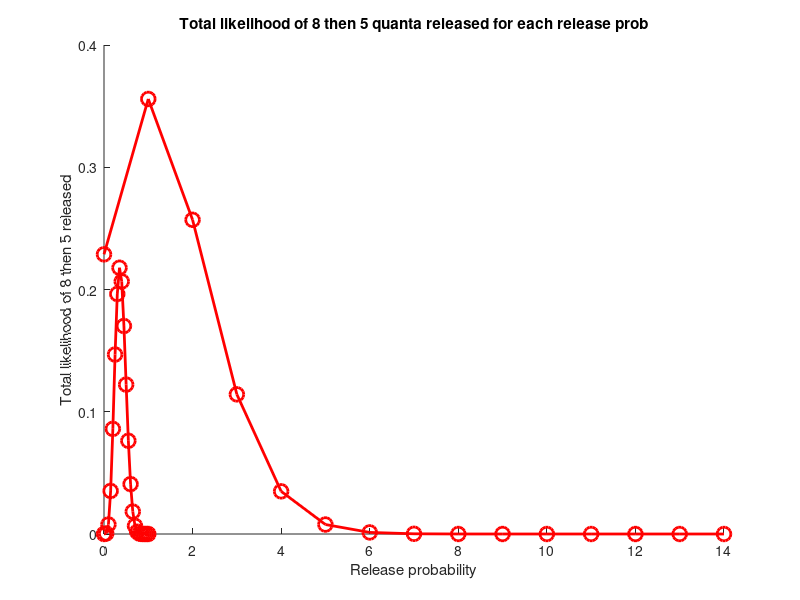
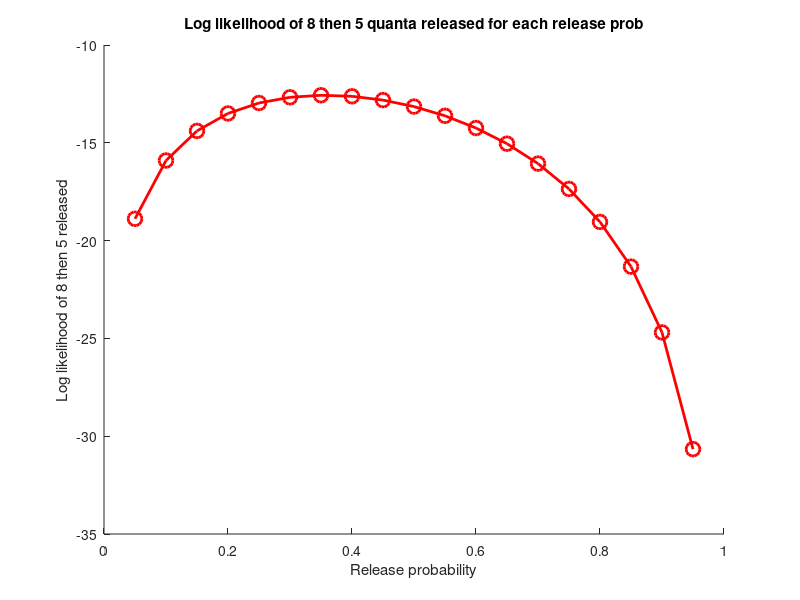
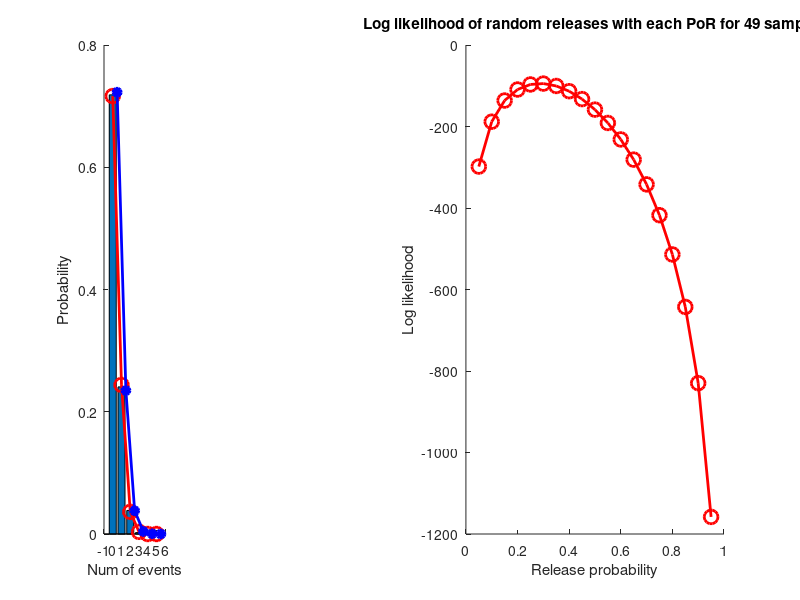

Reproduce these figures in MATLAB, in order. (Note: this script raises an error after producing the figures.)
% Purpose: Code to answer the exercises in quantal release example for
% binomial distribution reading for quant neuro course.

% Link to exercise page: https://canvas.upenn.edu/courses/1358934/discussion_topics/5002068

% Josh's solution: https://github.com/PennNGG/Statistics/blob/master/Binomial%20Distribution/BinomialDistributionAnswers.m

% Written 1.24.20 by CMH

%% Exercise 1
n = 10; % 10 quanta
p = 0.2; % Each with release probability of 0.2

theoreticalProbs = binopdf(0:n, n, p);
hold on
plot(0:10,theoreticalProbs,'ro-', 'LineWidth', 2, 'MarkerSize', 10);
title(sprintf('Predicted number of %d quanta released, each with PoR of %.2f', n, p));
xlabel('Number of quanta released');
ylabel('Probability');
hold off

%% Exercise 2
n = 14; % 14 quanta available for release
p = 0.1; % Release probability of 0.1 for each
theoreticalProbs = binopdf(0:n, n, p);

clf;
figure(1)
hold on
plot(0:14,theoreticalProbs,'ro-', 'LineWidth', 2, 'MarkerSize', 10);
title(sprintf('Predicted number of %d quanta released, each with PoR of %.2f', n, p));
xlabel('Number of quanta released');
ylabel('Probability');
hold off

% Probability of getting a value of 8 with given parameters
fprintf('Probability of getting a value of 8 with release probability of 0.1 is %.5f\n', theoreticalProbs(9));

% Probability of getting a value of 8 with increasing release probability
p = 0;
probsByProb = zeros(1);
probsCounted = 1;
for a = 0:0.1:1
    tempProbs = binopdf(0:n, n, a);
    fprintf('Probability of getting a value of 8 with release probability of %.2f is %.3f percent\n', a, tempProbs(9) * 100);
    probsByProb(probsCounted) = tempProbs(9) * 100;
    probsCounted = probsCounted + 1;
end

% Plot probability of release of 8 quanta for each release probability
figure(2)
hold on
bar(0:0.1:1, probsByProb);
title('Probability of releasing 8/14 quanta across release probabilities');
xlabel('Probability of release for each quanta');
ylabel('Probability that 8/14 quanta are released');
hold off

%% Exercise 3
n = 14; % 14 quanta available for release
p = 0.1; % Release probability of 0.1 for each
theoreticalProbs = binopdf(0:n, n, p);
prob8 = theoreticalProbs(9);
prob5 = theoreticalProbs(6);
totalLik = prob8 * prob5;

fprintf('Total likelihood of these events is %.8f\n', totalLik);

logLik = log(prob8) + log(prob5);

fprintf('Log-likelihood of these events is %.0f\n', logLik);

% Repeat for all deciles of PoR
totLiks = zeros(1);
logLiks = zeros(1);
releaseProbs = 0:0.05:1;
cnt = 1;
for a = releaseProbs
    tempProb = binopdf(0:n, n, a);
    totLik = prob8 + tempProb(6);
    totLiks(cnt) = totLik;
    logLik = log(prob8) + log(tempProb(6));
    logLiks(cnt) = logLik;
    
    fprintf('Total likelihood with %.2f PoR is %.5f\n', a, totLik);
    fprintf('Log likelihood with %.2f PoR is %.5f\n', a, logLik);
    
    cnt = cnt + 1;
end

clf;
figure(1)
hold on

plot(releaseProbs, totLiks, 'ro-', 'LineWidth', 2, 'MarkerSize', 10);
xlabel('Release probability');
ylabel('Total likelihood of 8 then 5 released');
title('Total likelihood of 8 then 5 quanta released for each release prob');

hold off

figure(2)
hold on

plot(releaseProbs, logLiks, 'ro-', 'LineWidth', 2, 'MarkerSize', 10);
xlabel('Release probability');
ylabel('Log likelihood of 8 then 5 released');
title('Log likelihood of 8 then 5 quanta released for each release prob');

hold off

% See what happens as you increase the sample size
% Animation that updates the figure in a loop as you 

totNumSamples = 50;
n = 14;
p = 0.3;
for a = 1:3:51

    quantaReleased = binornd(n, p, a, 1);
    
    % Find likelihood of these quanta being released at each PoR
    releaseProbs = 0:0.05:1;
    totLiks = zeros(1, length(releaseProbs));
    logLiks = zeros(1, length(releaseProbs));
    allProbs = zeros(1, a);
    cnt = 1;
    for c = releaseProbs  
        tempProb = binopdf(0:n, n, c);
        
        % Loop through all samples and find probabilities
        for d = 1:length(quantaReleased)
            currQuanta = quantaReleased(d);
            allProbs(d) = tempProb(currQuanta + 1); % Offset index by 1 bc indexing in matlab starts at 1
        end

        totLiks(cnt) = sum(allProbs);
        logLiks(cnt) = sum(log(allProbs));
        cnt = cnt + 1;
        
    end
    
    
    figure(3);
    
    subplot(1, 2, 1) % Total likelihood 
    cla reset;
    hold on
    
    plot(releaseProbs, totLiks, 'ro-', 'LineWidth', 2, 'MarkerSize', 10);
    xlabel('Release probability');
    ylabel('Total likelihood');
    title(sprintf('Total likelihood of random releases with each PoR for %d samples', a));
    
    subplot(1, 2, 2)
    cla reset;
    hold on

    plot(releaseProbs, logLiks, 'ro-', 'LineWidth', 2, 'MarkerSize', 10);
    xlabel('Release probability');
    ylabel('Log likelihood');
    title(sprintf('Log likelihood of random releases with each PoR for %d samples', a));
    
    
    pause(0.4);
end


%% Exercise 4
% Rewritten entirely after looking at Josh's code to not use loops and more
% efficiently pinpoint pHat
data = [0 0 3 10 19 26 16 16 5 5 0 0 0 0 0];
n = 14;
k = 0:n;
releaseProbs = (0:0.01:1)';

probs = binopdf(repmat(k, length(releaseProbs), 1), n, repmat(releaseProbs, 1, length(k)));

countsMat = repmat(data, length(releaseProbs), 1);

likelihood = prod(probs .^ countsMat, 2); % Not sure I understand 181/185/190
pHat_likelihood = releaseProbs(likelihood == max(likelihood));
fprintf('pHat based on likelihoods is %.2f\n', pHat_likelihood);

logLikelihood = sum(log(probs).*countsMat, 2);
pHat_logLikelihood = releaseProbs(logLikelihood == max(logLikelihood));
fprintf('pHat based on log likelihoods is %.2f\n', pHat_logLikelihood);

% Fitting procedure
pHat_fit = binofit(sum(data.*k), sum(data)*n);
fprintf('pHat based on fiting procedure is %.2f\n', pHat_fit);

%% Exercise 5
p = 0.3;
n = 14;
numReleased = 7;

pHat = binofit(numReleased, n);
fprintf('Probability of this is %.2f\n', pHat);

pKnown = 0.3;
prob = binofit(numReleased, n, pKnown);
fprintf('Probability that release stats have shifted is %.2f\n', prob);

%% Bonus
data = [615, 206, 33, 2, 0, 0; ...
    604, 339, 94, 11, 2, 0; ...
    332, 126, 21, 1, 0, 0; ...
    573, 443, 154, 28, 2, 0; ...
    172, 176, 89, 12, 1, 0; ...
    80, 224, 200, 32, 4, 0];

numTemps = size(data, 1);

% Loop through each temperature experiment and see if data fits binomial
% distribution
for a = 1:numTemps
    currCounts = data(a, :); % Grab one temp's data
    numPts = length(currCounts) - 1;
    pts = 0:5;
    
    N = sum(currCounts); % Total number of trials
    
    m = sum(currCounts(2:end).*pts(2:end))/N; % Compute p and n
    variance = sum((pts-m).^2.*currCounts)/N;
%     variance = var(currCounts);
    
    p = 1 - (variance/m);
    n = m/p;
    
    % Compute putative binomial distribution vals given calculated p, m
    % P. 762 in paper
    theoretical_binom = zeros(1, length(currCounts));
    theoretical_binom(1) = N.*(1-p).^n;
    for b = 2:length(currCounts)
        x = b - 1;
        theoretical_binom(b) = theoretical_binom(b-1).*(m-p.*(x-1))/(x.*(1-p));
    end
    
    theoretical_binom = round(theoretical_binom);
    
    % Plot putative binomial distribution and actual data (pdf)
    subplot(1, 6, a);
    hold on
    bar(0:numPts, currCounts./N)
    plot(0:numPts, theoretical_binom./sum(theoretical_binom), 'ro-', 'LineWidth', 2, 'MarkerSize', 10); % Putative
    
    xlabel('Num of events');
    ylabel('Probability');
    
    % Poisson (added from Josh's code)
    pps = poisspdf(pts, m);
    plot(pts+0.5, pps, 'bo-', 'MarkerFaceColor', 'b', 'LineWidth', 2);
    
    hold off
    
    % Chi-square goodness of fit test (added from Josh's code -- not working here or in Josh's code)
    
    % If you want to compute Chi-2 goodness-of-fit,  k-1 degrees of freedom
	% A little bit of a cheat -- assume all bins contribute even when
    % binomialCounts=0 (because nx is always zero then, too)
    pb = 1-chi2cdf(nansum((pts-theoretical_binom).^2./theoretical_binom), length(theoretical_binom)-1);
    fprintf('Chi-square for binomial distribution fit: %.4f\n', pb);
    
    
	% If you want to compute Chi-2 goodness-of-fit, k-1 degrees of freedom
    poissonCounts = round(pps.*N);
    pp = 1-chi2cdf(nansum((nx-poissonCounts).^2./poissonCounts), length(poissonCounts)-1);
    fprintf('Chi-square for poisson distribution fit: %.4f\n', pp);
    
    
    
end
